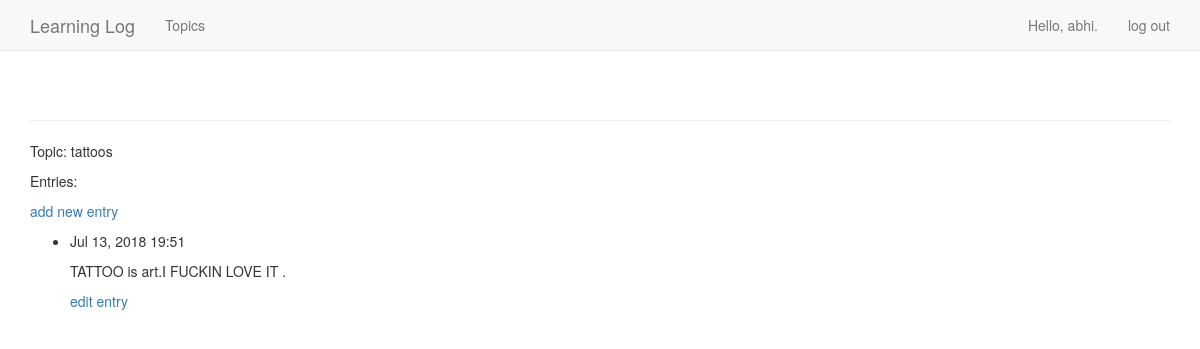
The page /topics/1/ (signed in) on the database its author committed.
### learning_logs/models.py (models this page shows, shortened)
class Topic(models.Model):
    text = models.CharField(max_length=200)
    date_added = models.DateTimeField(auto_now_add=True)
    def __str__(self):
        return self.text

class Entry(models.Model):
    topic = models.ForeignKey('Topic', on_delete=models.PROTECT)
    text = models.TextField()
    date_added = models.DateTimeField(auto_now_add=True)
    class Meta:
        verbose_name_plural = 'entries'

### learning_logs/views.py (the view)
# urls.py: url(r'^topics/(?P<topic_id>\d+)/$', views.topic, name='topic'),
@login_required
def topic(request, topic_id):
    topic = Topic.objects.get(id=topic_id)
    entries = topic.entry_set.order_by('-date_added')
    context = {'topic': topic, 'entries': entries}
    return render(request, 'learning_logs/topic.html', context)

### learning_logs/templates/learning_logs/topic.html
{% extends 'learning_logs/base.html' %}
{% block content %}
  <p>Topic: {{ topic }}</p>
  <p>Entries:</p>
  <p>
      <a href="{% url 'learning_logs:new_entry' topic.id %}">add new entry</a>
  </p>
  <ul>
  {% for entry in entries %}
    <li>
      <p>{{ entry.date_added|date:'M d, Y H:i' }}</p>
      <p>{{ entry.text|linebreaks }}</p>
      <p>
        <a href="{% url 'learning_logs:edit_entry' entry.id %}">edit entry</a>
      </p>
    </li>
  {% empty %}
    <li>
      There are no entries for this topic yet.
    </li>
  {% endfor %}
  </ul>
{% endblock content %}

### learning_logs/templates/learning_logs/base.html (shortened to what this page needs)
{% load bootstrap3 %}
<!DOCTYPE html>
<html lang="en">
  <head>
    {% bootstrap_css %}
  </head>
  <body>
    <nav class="navbar navbar-default navbar-static-top">
      <div class="container">
        <div class="navbar-header">
          <a class="navbar-brand" href="{% url 'learning_logs:index' %}">
              Learning Log</a>
        </div>
        <div id="navbar" class="navbar-collapse collapse">
          <ul class="nav navbar-nav">
            <li><a href="{% url 'learning_logs:topics' %}">Topics</a></li>
          </ul>
          <ul class="nav navbar-nav navbar-right">
            {% if user.is_authenticated %}
              <li><a>Hello, {{ user.username }}.</a></li>
              <li><a href="{% url 'users:logout' %}">log out</a></li>
            {% else %}
              <li><a href="{% url 'users:register' %}">register</a></li>
              <li><a href="{% url 'users:login' %}">log in</a></li>
            {% endif %}
          </ul>
        </div>
      </div>
    </nav>
    <div class="container">
      <div class="page-header">
      </div>
      <div>
        {% block content %}{% endblock %}
      </div>
    </div>
  </body>
</html>

### rows shown on the page
Topic: text "tattoos"
Entry: date_added "Jul 13, 2018 19:51", text "TATTOO is art.I FUCKIN LOVE IT ."

### other values the page prints
{{ user.username }} "abhi"
